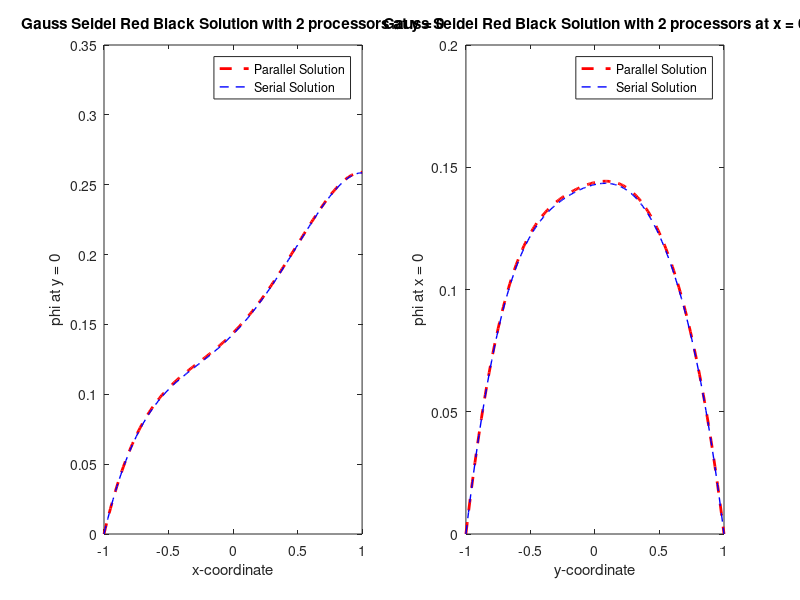
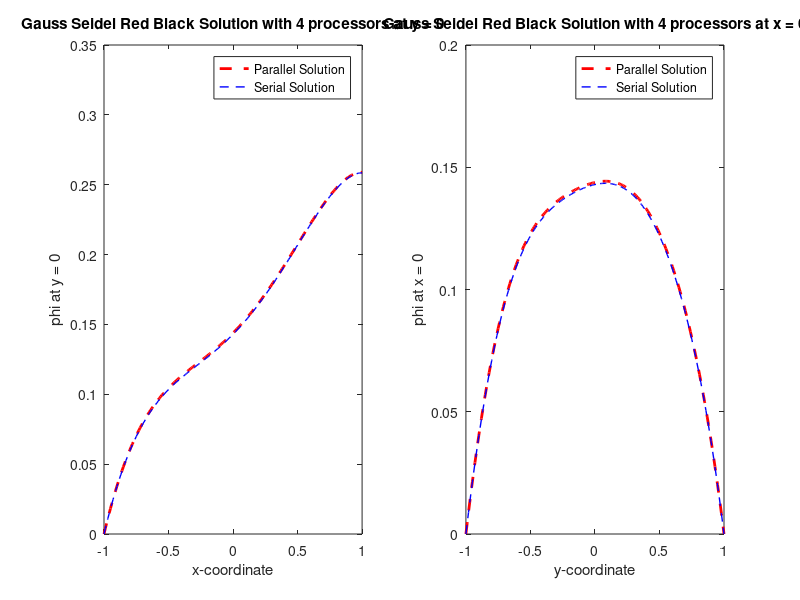
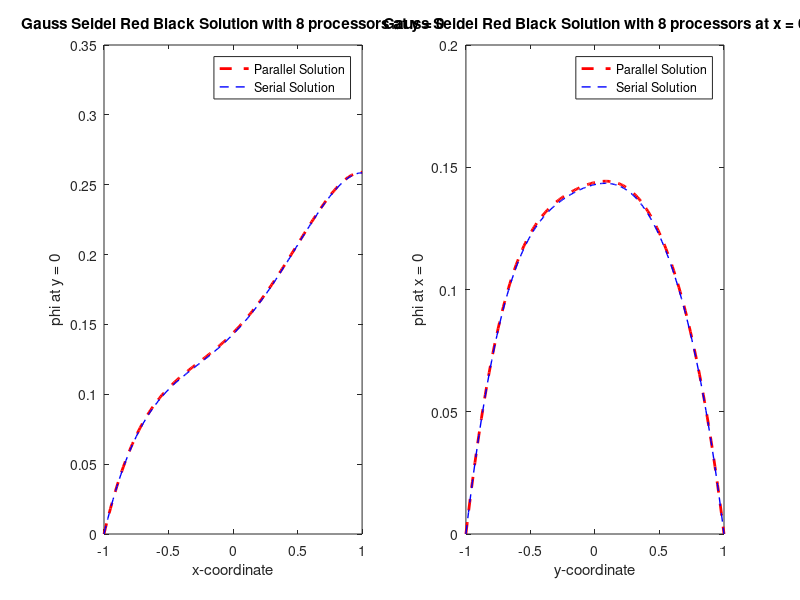

Recreate these plots in MATLAB, in order.
clc
clear
serial_gs_1_x = [0 0.00443216 0.00876529 0.0130004 0.0171384 0.0211803 0.025127 0.0289796 0.0327391 0.0364064 0.0399827 0.0434688 0.0468658 0.0501749 0.053397 0.0565333 0.0595848 0.0625526 0.065438 0.0682421 0.0709659 0.0736108 0.0761779 0.0786684 0.0810836 0.0834248 0.0856933 0.0878903 0.0900172 0.0920754 0.0940661 0.0959907 0.0978508 0.0996475 0.101382 0.103057 0.104673 0.106231 0.107733 0.10918 0.110575 0.111918 0.11321 0.114454 0.115651 0.116802 0.117909 0.118974 0.119997 0.12098 0.121924 0.122832 0.123704 0.124542 0.125347 0.126121 0.126864 0.127579 0.128266 0.128926 0.129562 0.130173 0.130762 0.131328 0.131874 0.1324 0.132907 0.133397 0.133869 0.134326 0.134767 0.135194 0.135607 0.136006 0.136393 0.136768 0.137132 0.137485 0.137827 0.138158 0.13848 0.138792 0.139095 0.139389 0.139673 0.139949 0.140215 0.140473 0.140721 0.140961 0.141191 0.141412 0.141624 0.141825 0.142017 0.142198 0.142369 0.142529 0.142677 0.142813 0.142937 0.143049 0.143147 0.143231 0.143302 0.143358 0.143398 0.143423 0.143431 0.143423 0.143397 0.143353 0.14329 0.143208 0.143107 0.142985 0.142842 0.142677 0.142491 0.142282 0.14205 0.141794 0.141514 0.14121 0.14088 0.140524 0.140142 0.139733 0.139297 0.138833 0.138341 0.137821 0.137272 0.136693 0.136084 0.135445 0.134775 0.134074 0.133341 0.132577 0.13178 0.13095 0.130087 0.129191 0.128261 0.127297 0.126297 0.125263 0.124193 0.123087 0.121944 0.120764 0.119547 0.118292 0.116999 0.115666 0.114293 0.112881 0.111427 0.109932 0.108395 0.106814 0.10519 0.103522 0.101808 0.100048 0.0982412 0.0963863 0.0944826 0.0925289 0.0905243 0.0884677 0.086358 0.0841939 0.0819744 0.0796982 0.077364 0.0749704 0.0725162 0.07 0.0674202 0.0647755 0.0620643 0.0592852 0.0564364 0.0535165 0.0505237 0.0474564 0.044313 0.0410916 0.0377906 0.0344082 0.0309425 0.0273918 0.0237542 0.0200279 0.016211 0.0123016 0.00829793 0.00419802 0];
serial_gs_1_y = [0 0.00380793 0.00751763 0.0111309 0.0146494 0.018075 0.0214095 0.0246546 0.027812 0.0308835 0.0338708 0.0367758 0.0396001 0.0423454 0.0450136 0.0476062 0.0501251 0.0525719 0.0549483 0.057256 0.0594967 0.0616721 0.0637838 0.0658334 0.0678225 0.0697529 0.0716262 0.0734438 0.0752074 0.0769186 0.078579 0.08019 0.0817532 0.0832702 0.0847424 0.0861713 0.0875584 0.0889051 0.0902129 0.0914832 0.0927175 0.093917 0.0950832 0.0962175 0.0973211 0.0983954 0.0994417 0.100461 0.101455 0.102425 0.103372 0.104297 0.105202 0.106087 0.106954 0.107804 0.108638 0.109457 0.110262 0.111054 0.111835 0.112605 0.113365 0.114117 0.11486 0.115597 0.116328 0.117054 0.117776 0.118495 0.119211 0.119926 0.12064 0.121354 0.122068 0.122785 0.123503 0.124224 0.124949 0.125678 0.126412 0.127152 0.127898 0.12865 0.12941 0.130177 0.130953 0.131738 0.132532 0.133336 0.13415 0.134975 0.13581 0.136658 0.137517 0.138388 0.139272 0.140168 0.141078 0.142001 0.142937 0.143888 0.144852 0.145831 0.146823 0.147831 0.148853 0.14989 0.150942 0.152009 0.15309 0.154187 0.155299 0.156426 0.157567 0.158724 0.159896 0.161082 0.162283 0.163498 0.164728 0.165973 0.167231 0.168503 0.169789 0.171088 0.1724 0.173725 0.175063 0.176412 0.177774 0.179147 0.180531 0.181926 0.183331 0.184746 0.18617 0.187603 0.189044 0.190493 0.191949 0.193412 0.194881 0.196356 0.197835 0.199318 0.200805 0.202295 0.203787 0.20528 0.206773 0.208266 0.209758 0.211249 0.212736 0.21422 0.215699 0.217173 0.218641 0.220101 0.221552 0.222995 0.224426 0.225847 0.227255 0.228649 0.230028 0.231392 0.232738 0.234066 0.235375 0.236662 0.237928 0.23917 0.240388 0.241579 0.242744 0.243879 0.244985 0.246058 0.247099 0.248105 0.249075 0.250007 0.250901 0.251753 0.252563 0.253329 0.25405 0.254723 0.255347 0.25592 0.25644 0.256907 0.257317 0.257669 0.257961 0.258192 0.258359 0.25846 0.258494];
parallel_gs_2_y = [0 0.0038405 0.00758273 0.0112284 0.0147793 0.0182371 0.0216036 0.0248805 0.0280696 0.0311724 0.0341909 0.0371266 0.0399813 0.0427567 0.0454546 0.0480765 0.0506242 0.0530994 0.0555038 0.0578388 0.0601065 0.0623081 0.0644456 0.0665204 0.0685343 0.0704887 0.0723854 0.0742257 0.0760116 0.0777442 0.0794255 0.0810566 0.0826395 0.0841752 0.0856656 0.0871119 0.0885159 0.0898786 0.0912019 0.0924869 0.0937353 0.0949481 0.0961271 0.0972732 0.0983883 0.0994731 0.10053 0.101558 0.102561 0.103539 0.104494 0.105426 0.106337 0.107227 0.108099 0.108954 0.109791 0.110614 0.111422 0.112216 0.112999 0.11377 0.114531 0.115283 0.116027 0.116763 0.117493 0.118218 0.118938 0.119654 0.120368 0.12108 0.12179 0.122501 0.123211 0.123923 0.124637 0.125353 0.126073 0.126797 0.127525 0.128259 0.128999 0.129745 0.130498 0.131259 0.132028 0.132805 0.133592 0.134388 0.135195 0.136012 0.13684 0.137679 0.138531 0.139394 0.14027 0.141158 0.142059 0.142973 0.143902 0.144843 0.145799 0.146769 0.147754 0.148752 0.149766 0.150794 0.151838 0.152896 0.153969 0.155057 0.15616 0.157278 0.158412 0.159559 0.160723 0.1619 0.163093 0.1643 0.165522 0.166758 0.168008 0.169272 0.17055 0.171841 0.173145 0.174462 0.175792 0.177134 0.178488 0.179853 0.18123 0.182617 0.184015 0.185422 0.186839 0.188265 0.189699 0.191141 0.192591 0.194047 0.195509 0.196977 0.19845 0.199927 0.201408 0.202891 0.204377 0.205863 0.207351 0.208838 0.210325 0.211809 0.213292 0.21477 0.216244 0.217712 0.219175 0.220629 0.222077 0.223514 0.224941 0.226357 0.22776 0.22915 0.230525 0.231884 0.233227 0.23455 0.235855 0.237139 0.238401 0.239639 0.240854 0.242042 0.243203 0.244335 0.245438 0.246508 0.247546 0.248549 0.249517 0.250446 0.251337 0.252187 0.252995 0.253759 0.254477 0.255148 0.255771 0.256342 0.256861 0.257325 0.257734 0.258085 0.258376 0.258605 0.258771 0.258871 0.258905];
parallel_gs_2_x = [0 0.004464 0.00882892 0.0130958 0.0172654 0.0213388 0.0253169 0.0292008 0.0329912 0.0366894 0.0402961 0.0438125 0.0472395 0.0505782 0.0538296 0.0569948 0.0600747 0.0630707 0.0659836 0.0688148 0.0715651 0.0742361 0.0768287 0.0793442 0.0817837 0.0841487 0.0864402 0.0886597 0.0908083 0.0928876 0.0948985 0.0968429 0.0987216 0.100537 0.102289 0.10398 0.105611 0.107184 0.108701 0.110162 0.111568 0.112923 0.114226 0.115481 0.116687 0.117846 0.118961 0.120032 0.12106 0.122049 0.122998 0.123909 0.124784 0.125624 0.12643 0.127205 0.127948 0.128662 0.129347 0.130006 0.130639 0.131247 0.131831 0.132394 0.132935 0.133456 0.133958 0.134441 0.134908 0.135358 0.135792 0.136211 0.136617 0.137009 0.137388 0.137756 0.138111 0.138456 0.13879 0.139114 0.139428 0.139733 0.140028 0.140315 0.140592 0.140861 0.14112 0.141372 0.141614 0.141848 0.142073 0.14229 0.142496 0.142694 0.142882 0.14306 0.143228 0.143386 0.143532 0.143667 0.14379 0.143902 0.144 0.144086 0.144157 0.144215 0.144257 0.144285 0.144296 0.144291 0.144269 0.144229 0.144171 0.144095 0.143998 0.143883 0.143746 0.143588 0.143408 0.143206 0.142981 0.142732 0.142459 0.142162 0.141839 0.141491 0.141116 0.140715 0.140286 0.139829 0.139344 0.138831 0.138287 0.137715 0.137111 0.136478 0.135813 0.135117 0.134388 0.133628 0.132834 0.132008 0.131147 0.130252 0.129323 0.128359 0.127359 0.126324 0.125252 0.124144 0.122998 0.121814 0.120592 0.119332 0.118032 0.116692 0.115311 0.11389 0.112427 0.110922 0.109373 0.107781 0.106144 0.104462 0.102733 0.100958 0.099135 0.0972634 0.0953419 0.09337 0.0913461 0.0892697 0.0871392 0.0849539 0.0827123 0.0804135 0.0780558 0.0756384 0.0731596 0.0706183 0.0680127 0.0653418 0.0626038 0.0597975 0.0569209 0.0539729 0.0509515 0.0478554 0.0446825 0.0414316 0.0381006 0.034688 0.0311918 0.0276104 0.0239419 0.0201846 0.0163365 0.0123958 0.00836078 0.00422946 0];
parallel_gs_4_x = [0 0.004464 0.00882892 0.0130958 0.0172654 0.0213388 0.0253169 0.0292008 0.0329912 0.0366894 0.0402961 0.0438125 0.0472395 0.0505782 0.0538296 0.0569948 0.0600747 0.0630707 0.0659836 0.0688148 0.0715651 0.0742361 0.0768287 0.0793442 0.0817837 0.0841487 0.0864402 0.0886597 0.0908083 0.0928876 0.0948985 0.0968429 0.0987216 0.100537 0.102289 0.10398 0.105611 0.107184 0.108701 0.110162 0.111568 0.112923 0.114226 0.115481 0.116687 0.117846 0.118961 0.120032 0.12106 0.122049 0.122998 0.123909 0.124784 0.125624 0.12643 0.127205 0.127948 0.128662 0.129347 0.130006 0.130639 0.131247 0.131831 0.132394 0.132935 0.133456 0.133958 0.134441 0.134908 0.135358 0.135792 0.136211 0.136617 0.137009 0.137388 0.137756 0.138111 0.138456 0.13879 0.139114 0.139428 0.139733 0.140028 0.140315 0.140592 0.140861 0.14112 0.141372 0.141614 0.141848 0.142073 0.14229 0.142496 0.142694 0.142882 0.14306 0.143228 0.143386 0.143532 0.143667 0.14379 0.143902 0.144 0.144086 0.144157 0.144215 0.144257 0.144285 0.144296 0.144291 0.144269 0.144229 0.144171 0.144095 0.143998 0.143883 0.143746 0.143588 0.143408 0.143206 0.142981 0.142732 0.142459 0.142162 0.141839 0.141491 0.141116 0.140715 0.140286 0.139829 0.139344 0.138831 0.138287 0.137715 0.137111 0.136478 0.135813 0.135117 0.134388 0.133628 0.132834 0.132008 0.131147 0.130252 0.129323 0.128359 0.127359 0.126324 0.125252 0.124144 0.122998 0.121814 0.120592 0.119332 0.118032 0.116692 0.115311 0.11389 0.112427 0.110922 0.109373 0.107781 0.106144 0.104462 0.102733 0.100958 0.099135 0.0972634 0.0953419 0.09337 0.0913461 0.0892697 0.0871392 0.0849539 0.0827123 0.0804135 0.0780558 0.0756384 0.0731596 0.0706183 0.0680127 0.0653418 0.0626038 0.0597975 0.0569209 0.0539729 0.0509515 0.0478554 0.0446825 0.0414316 0.0381006 0.034688 0.0311918 0.0276104 0.0239419 0.0201846 0.0163365 0.0123958 0.00836078 0.00422946 0];
parallel_gs_4_y = [0 0.0038405 0.00758273 0.0112284 0.0147793 0.0182371 0.0216036 0.0248805 0.0280696 0.0311724 0.0341909 0.0371266 0.0399813 0.0427567 0.0454546 0.0480765 0.0506242 0.0530994 0.0555038 0.0578388 0.0601065 0.0623081 0.0644456 0.0665204 0.0685343 0.0704887 0.0723854 0.0742257 0.0760116 0.0777442 0.0794255 0.0810566 0.0826395 0.0841752 0.0856656 0.0871119 0.0885159 0.0898786 0.0912019 0.0924869 0.0937353 0.0949481 0.0961271 0.0972732 0.0983883 0.0994731 0.10053 0.101558 0.102561 0.103539 0.104494 0.105426 0.106337 0.107227 0.108099 0.108954 0.109791 0.110614 0.111422 0.112216 0.112999 0.11377 0.114531 0.115283 0.116027 0.116763 0.117493 0.118218 0.118938 0.119654 0.120368 0.12108 0.12179 0.122501 0.123211 0.123923 0.124637 0.125353 0.126073 0.126797 0.127525 0.128259 0.128999 0.129745 0.130498 0.131259 0.132028 0.132805 0.133592 0.134388 0.135195 0.136012 0.13684 0.137679 0.138531 0.139394 0.14027 0.141158 0.142059 0.142973 0.143902 0.144843 0.145799 0.146769 0.147754 0.148752 0.149766 0.150794 0.151838 0.152896 0.153969 0.155057 0.15616 0.157278 0.158412 0.159559 0.160723 0.1619 0.163093 0.1643 0.165522 0.166758 0.168008 0.169272 0.17055 0.171841 0.173145 0.174462 0.175792 0.177134 0.178488 0.179853 0.18123 0.182617 0.184015 0.185422 0.186839 0.188265 0.189699 0.191141 0.192591 0.194047 0.195509 0.196977 0.19845 0.199927 0.201408 0.202891 0.204377 0.205863 0.207351 0.208838 0.210325 0.211809 0.213292 0.21477 0.216244 0.217712 0.219175 0.220629 0.222077 0.223514 0.224941 0.226357 0.22776 0.22915 0.230525 0.231884 0.233227 0.23455 0.235855 0.237139 0.238401 0.239639 0.240854 0.242042 0.243203 0.244335 0.245438 0.246508 0.247546 0.248549 0.249517 0.250446 0.251337 0.252187 0.252995 0.253759 0.254477 0.255148 0.255771 0.256342 0.256861 0.257325 0.257734 0.258085 0.258376 0.258605 0.258771 0.258871 0.258905];
parallel_gs_8_x = [0 0.004464 0.00882892 0.0130958 0.0172654 0.0213388 0.0253169 0.0292008 0.0329912 0.0366894 0.0402961 0.0438125 0.0472395 0.0505782 0.0538296 0.0569948 0.0600747 0.0630707 0.0659836 0.0688148 0.0715651 0.0742361 0.0768287 0.0793442 0.0817837 0.0841487 0.0864402 0.0886597 0.0908083 0.0928876 0.0948985 0.0968429 0.0987216 0.100537 0.102289 0.10398 0.105611 0.107184 0.108701 0.110162 0.111568 0.112923 0.114226 0.115481 0.116687 0.117846 0.118961 0.120032 0.12106 0.122049 0.122998 0.123909 0.124784 0.125624 0.12643 0.127205 0.127948 0.128662 0.129347 0.130006 0.130639 0.131247 0.131831 0.132394 0.132935 0.133456 0.133958 0.134441 0.134908 0.135358 0.135792 0.136211 0.136617 0.137009 0.137388 0.137756 0.138111 0.138456 0.13879 0.139114 0.139428 0.139733 0.140028 0.140315 0.140592 0.140861 0.14112 0.141372 0.141614 0.141848 0.142073 0.14229 0.142496 0.142694 0.142882 0.14306 0.143228 0.143386 0.143532 0.143667 0.14379 0.143902 0.144 0.144086 0.144157 0.144215 0.144257 0.144285 0.144296 0.144291 0.144269 0.144229 0.144171 0.144095 0.143998 0.143883 0.143746 0.143588 0.143408 0.143206 0.142981 0.142732 0.142459 0.142162 0.141839 0.141491 0.141116 0.140715 0.140286 0.139829 0.139344 0.138831 0.138287 0.137715 0.137111 0.136478 0.135813 0.135117 0.134388 0.133628 0.132834 0.132008 0.131147 0.130252 0.129323 0.128359 0.127359 0.126324 0.125252 0.124144 0.122998 0.121814 0.120592 0.119332 0.118032 0.116692 0.115311 0.11389 0.112427 0.110922 0.109373 0.107781 0.106144 0.104462 0.102733 0.100958 0.099135 0.0972634 0.0953419 0.09337 0.0913461 0.0892697 0.0871392 0.0849539 0.0827123 0.0804135 0.0780558 0.0756384 0.0731596 0.0706183 0.0680127 0.0653418 0.0626038 0.0597975 0.0569209 0.0539729 0.0509515 0.0478554 0.0446825 0.0414316 0.0381006 0.034688 0.0311918 0.0276104 0.0239419 0.0201846 0.0163365 0.0123958 0.00836078 0.00422946 0];
parallel_gs_8_y = [0 0.0038405 0.00758273 0.0112284 0.0147793 0.0182371 0.0216036 0.0248805 0.0280696 0.0311724 0.0341909 0.0371266 0.0399813 0.0427567 0.0454546 0.0480765 0.0506242 0.0530994 0.0555038 0.0578388 0.0601065 0.0623081 0.0644456 0.0665204 0.0685343 0.0704887 0.0723854 0.0742257 0.0760116 0.0777442 0.0794255 0.0810566 0.0826395 0.0841752 0.0856656 0.0871119 0.0885159 0.0898786 0.0912019 0.0924869 0.0937353 0.0949481 0.0961271 0.0972732 0.0983883 0.0994731 0.10053 0.101558 0.102561 0.103539 0.104494 0.105426 0.106337 0.107227 0.108099 0.108954 0.109791 0.110614 0.111422 0.112216 0.112999 0.11377 0.114531 0.115283 0.116027 0.116763 0.117493 0.118218 0.118938 0.119654 0.120368 0.12108 0.12179 0.122501 0.123211 0.123923 0.124637 0.125353 0.126073 0.126797 0.127525 0.128259 0.128999 0.129745 0.130498 0.131259 0.132028 0.132805 0.133592 0.134388 0.135195 0.136012 0.13684 0.137679 0.138531 0.139394 0.14027 0.141158 0.142059 0.142973 0.143902 0.144843 0.145799 0.146769 0.147754 0.148752 0.149766 0.150794 0.151838 0.152896 0.153969 0.155057 0.15616 0.157278 0.158412 0.159559 0.160723 0.1619 0.163093 0.1643 0.165522 0.166758 0.168008 0.169272 0.17055 0.171841 0.173145 0.174462 0.175792 0.177134 0.178488 0.179853 0.18123 0.182617 0.184015 0.185422 0.186839 0.188265 0.189699 0.191141 0.192591 0.194047 0.195509 0.196977 0.19845 0.199927 0.201408 0.202891 0.204377 0.205863 0.207351 0.208838 0.210325 0.211809 0.213292 0.21477 0.216244 0.217712 0.219175 0.220629 0.222077 0.223514 0.224941 0.226357 0.22776 0.22915 0.230525 0.231884 0.233227 0.23455 0.235855 0.237139 0.238401 0.239639 0.240854 0.242042 0.243203 0.244335 0.245438 0.246508 0.247546 0.248549 0.249517 0.250446 0.251337 0.252187 0.252995 0.253759 0.254477 0.255148 0.255771 0.256342 0.256861 0.257325 0.257734 0.258085 0.258376 0.258605 0.258771 0.258871 0.258905];
x = linspace(-1,1,201);

figure
subplot(1,2,1)
plot(x, parallel_gs_2_y, 'r--', 'LineWidth', 2);
xlabel('x-coordinate');
ylabel('phi at y = 0');
hold on
plot(x, serial_gs_1_y, 'b--', 'LineWidth', 1);
xlabel('x-coordinate');
ylabel('phi at y = 0');
title('Gauss Seidel Red Black Solution with 2 processors at y = 0');
legend('Parallel Solution', 'Serial Solution');

subplot(1,2,2)
plot(x, parallel_gs_2_x , 'r--', 'LineWidth', 2);
xlabel('y-coordinate');
ylabel('phi at x = 0');
hold on
plot(x, serial_gs_1_x, 'b--', 'LineWidth', 1);
xlabel('y-coordinate');
ylabel('phi at x = 0');
title('Gauss Seidel Red Black Solution with 2 processors at x = 0');
legend('Parallel Solution', 'Serial Solution');

figure
subplot(1,2,1)
plot(x, parallel_gs_4_y, 'r--', 'LineWidth', 2);
xlabel('x-coordinate');
ylabel('phi at y = 0');
hold on
plot(x, serial_gs_1_y, 'b--', 'LineWidth', 1);
xlabel('x-coordinate');
ylabel('phi at y = 0');
title('Gauss Seidel Red Black Solution with 4 processors at y = 0');
legend('Parallel Solution', 'Serial Solution');

subplot(1,2,2)
plot(x, parallel_gs_4_x, 'r--', 'LineWidth', 2);
xlabel('y-coordinate');
ylabel('phi at x = 0');
hold on
plot(x, serial_gs_1_x, 'b--', 'LineWidth', 1);
xlabel('y-coordinate');
ylabel('phi at x = 0');
title('Gauss Seidel Red Black Solution with 4 processors at x = 0');
legend('Parallel Solution', 'Serial Solution');

figure
subplot(1,2,1)
plot(x, parallel_gs_8_y, 'r--', 'LineWidth', 2);
xlabel('x-coordinate');
ylabel('phi at y = 0');
hold on
plot(x, serial_gs_1_y, 'b--', 'LineWidth', 1); 
xlabel('x-coordinate');
ylabel('phi at y = 0');
title('Gauss Seidel Red Black Solution with 8 processors at y = 0');
legend('Parallel Solution', 'Serial Solution')

subplot(1,2,2)
plot(x, parallel_gs_8_x, 'r--', 'LineWidth', 2);
xlabel('y-coordinate');
ylabel('phi at x = 0');
hold on
plot(x, serial_gs_1_x, 'b--', 'LineWidth', 1);
xlabel('y-coordinate');
ylabel('phi at x = 0');
title('Gauss Seidel Red Black Solution with 8 processors at x = 0');
legend('Parallel Solution', 'Serial Solution');